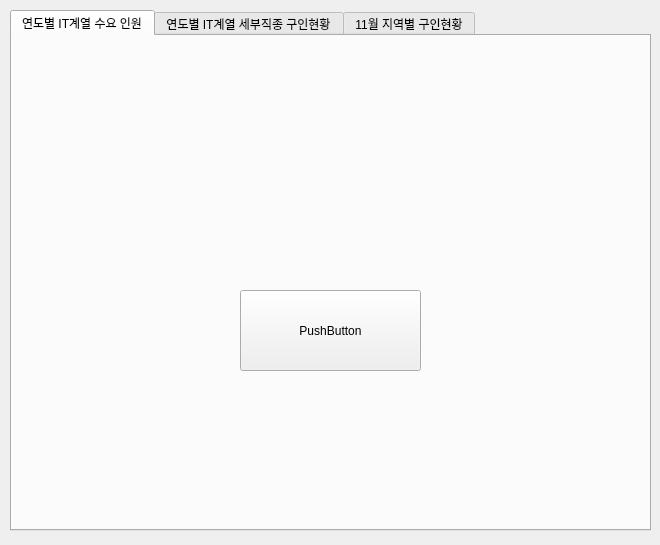
<?xml version="1.0" encoding="UTF-8"?>
<ui version="4.0">
 <class>testTab</class>
 <widget class="QMainWindow" name="testTab">
  <property name="geometry">
   <rect>
    <x>0</x>
    <y>0</y>
    <width>660</width>
    <height>545</height>
   </rect>
  </property>
  <property name="windowTitle">
   <string>MainWindow</string>
  </property>
  <widget class="QWidget" name="central">
   <widget class="QTabWidget" name="tabWidget">
    <property name="enabled">
     <bool>true</bool>
    </property>
    <property name="geometry">
     <rect>
      <x>10</x>
      <y>10</y>
      <width>641</width>
      <height>521</height>
     </rect>
    </property>
    <property name="currentIndex">
     <number>0</number>
    </property>
    <widget class="QWidget" name="tab">
     <property name="cursor">
      <cursorShape>ArrowCursor</cursorShape>
     </property>
     <attribute name="title">
      <string>연도별 IT계열 수요 인원</string>
     </attribute>
     <widget class="QLabel" name="pic1">
      <property name="enabled">
       <bool>true</bool>
      </property>
      <property name="geometry">
       <rect>
        <x>0</x>
        <y>0</y>
        <width>0</width>
        <height>0</height>
       </rect>
      </property>
      <property name="text">
       <string/>
      </property>
      <property name="pixmap">
       <pixmap>C:/Users/don99/Desktop/PythonWorkSpace/정보통신수요인원.png</pixmap>
      </property>
     </widget>
    </widget>
    <widget class="QWidget" name="tab_2">
     <attribute name="title">
      <string>연도별 IT계열 세부직종 구인현황</string>
     </attribute>
     <widget class="QLabel" name="pic2">
      <property name="geometry">
       <rect>
        <x>0</x>
        <y>-30</y>
        <width>641</width>
        <height>521</height>
       </rect>
      </property>
      <property name="text">
       <string/>
      </property>
      <property name="textInteractionFlags">
       <set>Qt::LinksAccessibleByMouse|Qt::TextEditable</set>
      </property>
     </widget>
     <widget class="QComboBox" name="cb1">
      <property name="geometry">
       <rect>
        <x>500</x>
        <y>10</y>
        <width>131</width>
        <height>22</height>
       </rect>
      </property>
      <property name="editable">
       <bool>false</bool>
      </property>
      <item>
       <property name="text">
        <string>전체</string>
       </property>
      </item>
      <item>
       <property name="text">
        <string>클라우드</string>
       </property>
      </item>
      <item>
       <property name="text">
        <string>빅데이터</string>
       </property>
      </item>
      <item>
       <property name="text">
        <string>IoT</string>
       </property>
      </item>
      <item>
       <property name="text">
        <string>인공지능</string>
       </property>
      </item>
      <item>
       <property name="text">
        <string>VR/AR/MR</string>
       </property>
      </item>
      <item>
       <property name="text">
        <string>블록체인</string>
       </property>
      </item>
     </widget>
    </widget>
    <widget class="QWidget" name="widget">
     <attribute name="title">
      <string>11월 지역별 구인현황</string>
     </attribute>
     <widget class="QLabel" name="pic3">
      <property name="geometry">
       <rect>
        <x>0</x>
        <y>-30</y>
        <width>641</width>
        <height>521</height>
       </rect>
      </property>
      <property name="text">
       <string/>
      </property>
     </widget>
     <widget class="QComboBox" name="cb2">
      <property name="geometry">
       <rect>
        <x>510</x>
        <y>10</y>
        <width>121</width>
        <height>21</height>
       </rect>
      </property>
      <item>
       <property name="text">
        <string>서울</string>
       </property>
      </item>
      <item>
       <property name="text">
        <string>경기</string>
       </property>
      </item>
      <item>
       <property name="text">
        <string>인천</string>
       </property>
      </item>
      <item>
       <property name="text">
        <string>부산</string>
       </property>
      </item>
     </widget>
    </widget>
   </widget>
   <widget class="QPushButton" name="btn1">
    <property name="geometry">
     <rect>
      <x>240</x>
      <y>290</y>
      <width>181</width>
      <height>81</height>
     </rect>
    </property>
    <property name="text">
     <string>PushButton</string>
    </property>
   </widget>
  </widget>
 </widget>
 <resources/>
 <connections/>
</ui>
